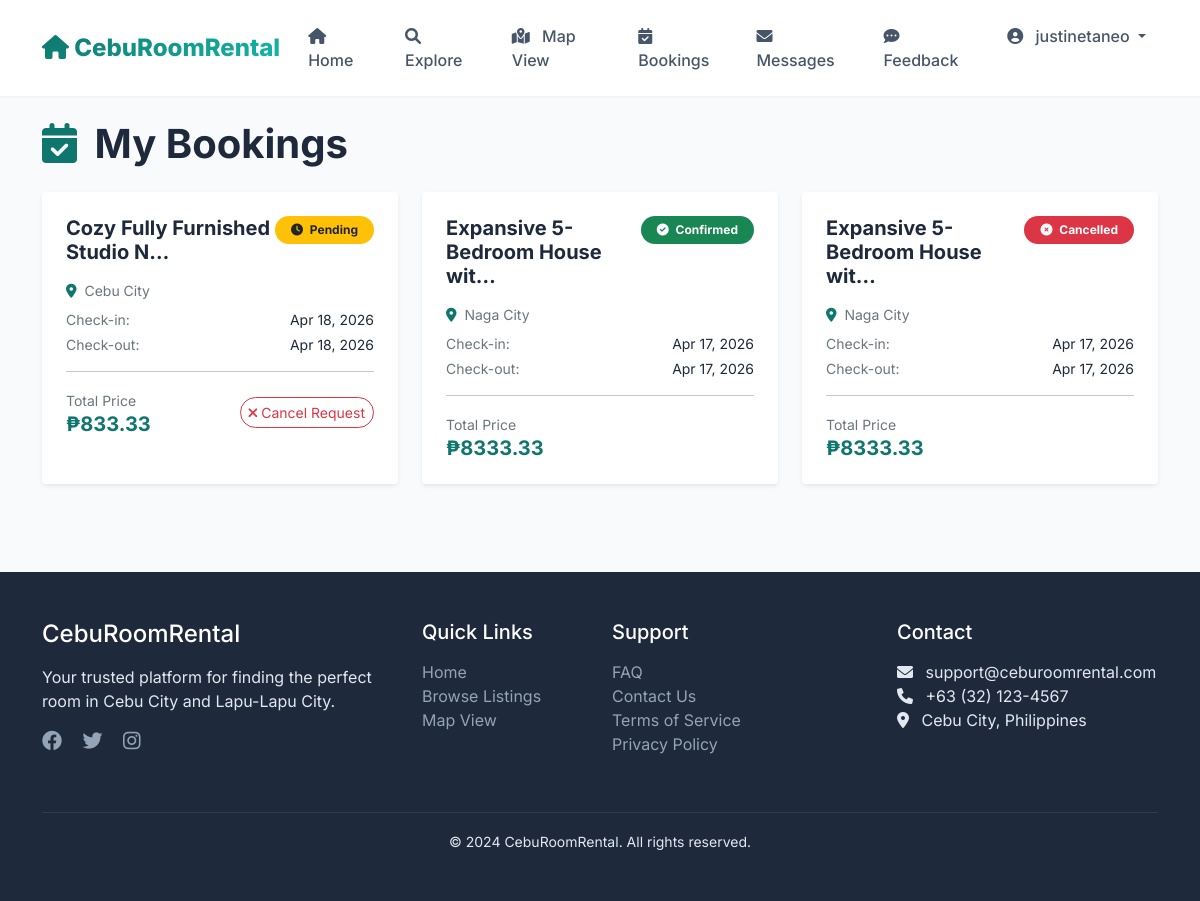
Page /my-bookings/ (signed in) on the committed database.
### rentals/models.py (models this page shows, shortened)
class Booking(models.Model):
    STATUS_CHOICES = [
        ('pending', 'Pending'),
        ('confirmed', 'Confirmed'),
        ('cancelled', 'Cancelled'),
        ('completed', 'Completed'),
    ]
    listing = models.ForeignKey(Listing, on_delete=models.CASCADE, related_name='bookings')
    buyer = models.ForeignKey(User, on_delete=models.CASCADE, related_name='bookings')
    check_in_date = models.DateField()
    check_out_date = models.DateField()
    number_of_guests = models.IntegerField()
    total_price = models.DecimalField(max_digits=10, decimal_places=2)
    status = models.CharField(max_length=20, choices=STATUS_CHOICES, default='pending')
    booking_date = models.DateTimeField(auto_now_add=True)

class Listing(models.Model):
    PROPERTY_TYPES = [
        ('boarding', 'Boarding House'),
        ('apartment', 'Apartment'),
        ('condo', 'Condominium'),
        ('dorm', 'Dormitory'),
        ('airbnb', 'Airbnb'),
    ]
    LOCATIONS = [
        ('cebu_city', 'Cebu City'),
        ('lapulapu', 'Lapu-Lapu City'),
        ('mandaue', 'Mandaue City'),
        ('talisay', 'Talisay City'),
        ('naga', 'Naga City'),
        ('carcar', 'Carcar City'),
        ('toledo', 'Toledo City'),
    ]
    title = models.CharField(max_length=200)
    description = models.TextField()
    property_type = models.CharField(max_length=20, choices=PROPERTY_TYPES)
    location = models.CharField(max_length=20, choices=LOCATIONS)
    address = models.CharField(max_length=500)
    daily_price = models.DecimalField(max_digits=10, decimal_places=2, null=True, blank=True)
    monthly_price = models.DecimalField(max_digits=10, decimal_places=2, null=True, blank=True)
    max_occupants = models.IntegerField()
    amenities = models.TextField(blank=True, help_text="List amenities separated by commas")
    image1 = models.ImageField(upload_to='listings/', blank=True, null=True)
    image2 = models.ImageField(upload_to='listings/', blank=True, null=True)
    image3 = models.ImageField(upload_to='listings/', blank=True, null=True)
    owner = models.ForeignKey(User, on_delete=models.CASCADE, related_name='listings')
    created_at = models.DateTimeField(auto_now_add=True)
    is_available = models.BooleanField(default=True)

### rentals/views.py (the view)
# urls.py: path('my-bookings/', views.my_bookings, name='my_bookings'),
@login_required
def my_bookings(request):
    if hasattr(request.user, 'profile') and request.user.profile.user_type == 'buyer':
        bookings = Booking.objects.filter(buyer=request.user).order_by('-booking_date')
    else:
        bookings = Booking.objects.filter(listing__owner=request.user).order_by('-booking_date')
    return render(request, 'rentals/my_bookings.html', {'bookings': bookings})

### rentals/context_processors.py (called while the page is built)
def notification_counts(request):
    context = {
        'booking_notification_count': 0,
        'message_notification_count': 0,
    }
    if request.user.is_authenticated:
        message_count = Message.objects.filter(
            receiver=request.user,
            is_read=False
        ).count()
        context['message_notification_count'] = message_count
        if hasattr(request.user, 'profile') and request.user.profile.user_type == 'tenant':
            booking_count = Booking.objects.filter(
                listing__owner=request.user,
                status='pending'
            ).count()
            context['booking_notification_count'] = booking_count
    return context

### templates/rentals/my_bookings.html (shortened to what this page needs)
{% extends 'base.html' %}
{% block content %}
<div class="container py-4">
    <h1 class="fw-bold mb-4">
        <i class="fas fa-calendar-check text-teal me-2"></i>
        {% if user.profile.user_type == 'buyer' %}My Bookings{% else %}Booking Requests{% endif %}
    </h1>
    {% if bookings %}
        <div class="row g-4">
            {% for booking in bookings %}
                <div class="col-md-6 col-lg-4">
                    <div class="card h-100 border-0 shadow-sm rounded-4 overflow-hidden">
                        <div class="card-body p-4">
                            <div class="d-flex justify-content-between align-items-start mb-3">
                                <h5 class="card-title fw-bold mb-0">{{ booking.listing.title|truncatechars:30 }}</h5>
                                <span class="badge rounded-pill px-3 py-2
                                    {% if booking.status == 'pending' %}bg-warning text-dark
                                    {% elif booking.status == 'confirmed' %}bg-success
                                    {% elif booking.status == 'cancelled' %}bg-danger
                                    {% else %}bg-info{% endif %}">
                                    <i class="fas
                                        {% if booking.status == 'pending' %}fa-clock
                                        {% elif booking.status == 'confirmed' %}fa-check-circle
                                        {% elif booking.status == 'cancelled' %}fa-times-circle
                                        {% else %}fa-check-double{% endif %} me-1"></i>
                                    {{ booking.status|title }}
                                </span>
                            </div>
                            <p class="text-muted small mb-2">
                                <i class="fas fa-map-marker-alt text-teal me-1"></i> {{ booking.listing.get_location_display }}
                            </p>
                            <div class="mb-3">
                                <div class="d-flex justify-content-between mb-1">
                                    <small class="text-muted">Check-in:</small>
                                    <small class="fw-semibold">{{ booking.check_in_date|date:"M d, Y" }}</small>
                                </div>
                                <div class="d-flex justify-content-between">
                                    <small class="text-muted">Check-out:</small>
                                    <small class="fw-semibold">{{ booking.check_out_date|date:"M d, Y" }}</small>
                                </div>
                            </div>
                            <hr>
                            <div class="d-flex justify-content-between align-items-center">
                                <div>
                                    <small class="text-muted">Total Price</small>
                                    <h5 class="fw-bold text-teal mb-0">₱{{ booking.total_price }}</h5>
                                </div>
                                {% if user.profile.user_type == 'tenant' and booking.status == 'pending' %}
                                    <form method="POST" action="{% url 'update_booking_status' booking.id %}" class="d-inline">
                                        {% csrf_token %}
                                        <div class="btn-group">
                                            <button type="submit" name="status" value="confirmed" class="btn btn-sm btn-success rounded-pill me-1">
                                                <i class="fas fa-check"></i> Accept
                                            </button>
                                            <button type="submit" name="status" value="cancelled" class="btn btn-sm btn-danger rounded-pill">
                                                <i class="fas fa-times"></i> Decline
                                            </button>
                                        </div>
                                    </form>
                                {% elif user.profile.user_type == 'buyer' and booking.status == 'pending' %}
                                    <form method="POST" action="{% url 'update_booking_status' booking.id %}" class="d-inline">
                                        <button type="submit" name="status" value="cancelled" class="btn btn-sm btn-outline-danger rounded-pill">
                                            <i class="fas fa-times"></i> Cancel Request
                                        </button>
                                    </form>
                                {% endif %}
                            </div>
                        </div>
                    </div>
                </div>
            {% endfor %}
        </div>
    {% endif %}
</div>
{% endblock %}

### templates/base.html (shortened to what this page needs)
<!DOCTYPE html>
<html lang="en">
<head>
    <link href="https://cdn.jsdelivr.net/npm/bootstrap@5.1.3/dist/css/bootstrap.min.css" rel="stylesheet">
    <link rel="stylesheet" href="https://cdnjs.cloudflare.com/ajax/libs/font-awesome/6.0.0/css/all.min.css">
</head>
<body>
    <nav class="navbar navbar-expand-lg sticky-top">
        <div class="container">
            <a class="navbar-brand" href="{% url 'home' %}">
                <i class="fas fa-home"></i> CebuRoomRental
            </a>
            <div class="collapse navbar-collapse" id="navbarNav">
                <ul class="navbar-nav ms-auto">
                    <li class="nav-item">
                        <a class="nav-link" href="{% url 'home' %}">
                            <i class="fas fa-home"></i> Home
                        </a>
                    </li>
                    <li class="nav-item">
                        <a class="nav-link" href="{% url 'listing_list' %}">
                            <i class="fas fa-search"></i> Explore
                        </a>
                    </li>
                    <li class="nav-item">
                        <a class="nav-link" href="{% url 'map' %}">
                            <i class="fas fa-map-marked-alt"></i> Map View
                        </a>
                    </li>
                    {% if user.is_authenticated %}
                        <li class="nav-item">
                            <a class="nav-link" href="{% url 'my_bookings' %}">
                                <i class="fas fa-calendar-check"></i> Bookings
                            </a>
                        </li>
                        <li class="nav-item">
                            <a class="nav-link" href="{% url 'messages' %}">
                                <i class="fas fa-envelope"></i> Messages
                            </a>
                        </li>
                        <li class="nav-item">
                            <a class="nav-link" href="#" data-bs-toggle="modal" data-bs-target="#feedbackModal">
                                <i class="fas fa-comment-dots"></i> Feedback
                            </a>
                        </li>
                        <li class="nav-item dropdown">
                            <a class="nav-link dropdown-toggle" href="#" id="userDropdown" role="button" data-bs-toggle="dropdown">
                                <i class="fas fa-user-circle"></i> {{ user.username }}
                            </a>
                        </li>
                    {% endif %}
                </ul>
            </div>
        </div>
    </nav>
    <main>
        {% block content %}
        {% endblock %}
    </main>
    <footer class="footer">
        <div class="container">
            <div class="row">
                <div class="col-md-4 mb-4">
                    <h4 class="text-white mb-3">CebuRoomRental</h4>
                    <p>Your trusted platform for finding the perfect room in Cebu City and Lapu-Lapu City.</p>
                    <div class="mt-3">
                        <a href="#" class="me-3"><i class="fab fa-facebook fa-lg"></i></a>
                        <a href="#" class="me-3"><i class="fab fa-twitter fa-lg"></i></a>
                        <a href="#" class="me-3"><i class="fab fa-instagram fa-lg"></i></a>
                    </div>
                </div>
                <div class="col-md-2 mb-4">
                    <h5 class="text-white mb-3">Quick Links</h5>
                    <ul class="list-unstyled">
                        <li><a href="{% url 'home' %}">Home</a></li>
                        <li><a href="{% url 'listing_list' %}">Browse Listings</a></li>
                        <li><a href="{% url 'map' %}">Map View</a></li>
                    </ul>
                </div>
                <div class="col-md-3 mb-4">
                    <h5 class="text-white mb-3">Support</h5>
                    <ul class="list-unstyled">
                        <li><a href="#">FAQ</a></li>
                        <li><a href="#">Contact Us</a></li>
                        <li><a href="#">Terms of Service</a></li>
                        <li><a href="#">Privacy Policy</a></li>
                    </ul>
                </div>
                <div class="col-md-3 mb-4">
                    <h5 class="text-white mb-3">Contact</h5>
                    <ul class="list-unstyled">
                        <li><i class="fas fa-envelope me-2"></i> support@ceburoomrental.com</li>
                        <li><i class="fas fa-phone me-2"></i> +63 (32) 123-4567</li>
                        <li><i class="fas fa-map-marker-alt me-2"></i> Cebu City, Philippines</li>
                    </ul>
                </div>
            </div>
            <hr class="bg-secondary">
            <div class="text-center">
                <small>&copy; 2024 CebuRoomRental. All rights reserved.</small>
            </div>
        </div>
    </footer>
</body>
</html>

### templates/base.html (style rules this page uses)
* { margin: 0; padding: 0; box-sizing: border-box; }
body { font-family: 'Inter', sans-serif; background-color: #f8fafc; color: #1e293b; }
.navbar { background: rgba(255, 255, 255, 0.95); backdrop-filter: blur(10px); box-shadow: 0 1px 3px rgba(0,0,0,0.05); padding: 1rem 0; }
.navbar-brand { font-size: 1.5rem; font-weight: 800; background: linear-gradient(135deg, #0f766e 0%, #14b8a6 100%); -webkit-background-clip: text; -webkit-text-fill-color: transparent; background-clip: text; }
.nav-link { font-weight: 500; color: #475569; transition: all 0.3s ease; margin: 0 0.25rem; padding: 0.5rem 1rem; border-radius: 0.5rem; position: relative; }
.nav-link i { margin-right: 0.5rem; }
.footer { background: #1e293b; color: #e2e8f0; padding: 3rem 0; margin-top: 4rem; }
.footer a { color: #94a3b8; text-decoration: none; transition: color 0.3s ease; }

### templates/rentals/my_bookings.html (style rules this page uses)
.text-teal { color: #0f766e; }

### rows in the picture
Booking: listing "Cozy Fully Furnished Studio N…", status "Pending", listing.location "Cebu City", check_in_date "Apr 18, 2026", check_out_date "Apr 18, 2026", total_price "833.33", shows "Cancel Request"
Booking: listing "Expansive 5-Bedroom House wit…", status "Confirmed", listing.location "Naga City", check_in_date "Apr 17, 2026", check_out_date "Apr 17, 2026", total_price "8333.33"
Booking: listing "Expansive 5-Bedroom House wit…", status "Cancelled", listing.location "Naga City", check_in_date "Apr 17, 2026", check_out_date "Apr 17, 2026", total_price "8333.33"

### other values in the picture
{{ user.username }} "justinetaneo"
